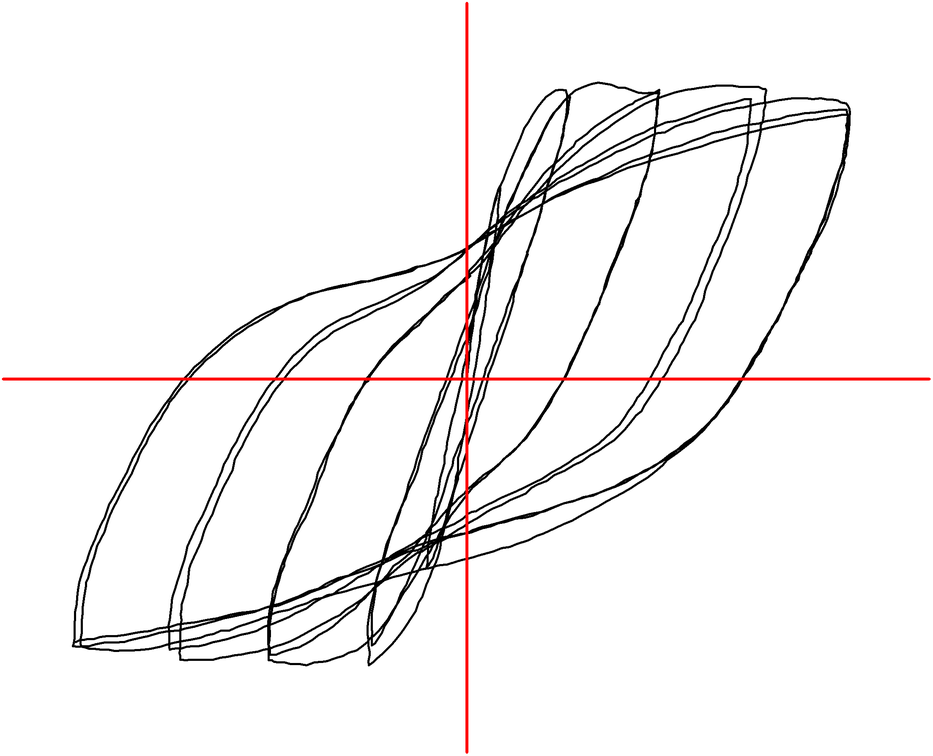
#> input picture samples/ang81u1.png, 933 x 756 px, shrunk from 2207 x 1788 before the run
$ python plot.py -input samples/ang81u1.png   (Python 2 division)
#> lines starting #> are read from the running program, lines starting #| are printed output that depends on the picture
import numpy
import matplotlib.pyplot as plt
import argparse
import matplotlib.image as mpimg

parser = argparse.ArgumentParser()

parser.add_argument('-input', default = '', help = 'input file')
parser.add_argument('-output', default = '', help = 'output file')

args = parser.parse_args()

x = []
y = []
#test_hash = {}
lena = mpimg.imread(args.input)
#> lena is the input picture: shape (756, 933, 4) float32; mean R, G, B, A 0.962, 0.955, 0.955, 1
#plt.imshow(lena)
#plt.show()
for i in xrange(len(lena)):
	for j in xrange(len(lena[0])):
		rgb = int(lena[i][j][0]) + lena[i][j][1] + lena[i][j][2]
		if rgb == 0:
#		 if test_hash.has_key(str(i)+'@'+str(j)):
#				continue
#			test_hash[str(i)+'@'+str(j)] = 1
			y += [i]
			x += [j]
#> after the loop, x = 10422 values, max 849 at index 504, min 72 at index 10007, mean 461.6; y = 10422 values from 82 to 665


y_mean = numpy.mean(y)
#> y_mean = 386
for i in xrange(len(y)):
	if y[i] > y_mean:
		y[i] = y_mean - (y[i] - y_mean)
	else:
		y[i] = y_mean + (y_mean - y[i])
#> after the loop, y = 10422 values, max 690 at index 0, min 107 at index 10419, mean 386

x0 = int(numpy.mean(x))
#> x0 = 461
y0 = int(numpy.mean(y))
#> y0 = 386
x_collection = []
y_collection = []
next_point = True
current_x = x0
#> current_x = 461
current_y = y0
#> current_y = 386
direction = 0
flag = 1
cnt = 0
for i in xrange(len(x)):
	if x[i] - x0 < 15 and x[i] - x0 > 0 and y[i] - y0 > 0 and y[i] - y0 < 40:
		x0 = x[i]
		y0 = y[i]
		print x0, y0
		break
#> after the loop, x0 = 467; y0 = 425
plt.plot(x, y, 'k,')
plt.plot(x0, y0, 'r+')
plt.show()
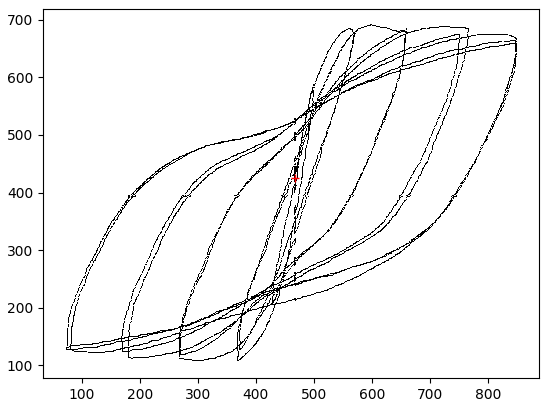
#> figure drawn by matplotlib, 1 panel
cell_length = 40
while next_point:
	cnt += 1
	next_point = False
	if int(lena[current_x + cell_length][current_y + cell_length][0]) + lena[current_x + cell_length][current_y + cell_length][1] + lena[current_x + cell_length][current_y + cell_length][2] == 0:
		next_point = True
		direction += 1
	if int(lena[current_x + 10][current_y - cell_length][0]) + lena[current_x + cell_length][current_y - cell_length][1] + lena[current_x + cell_length][current_y - cell_length][2] == 0:
		next_point = True
		direction -= 1
	if int(lena[current_x - cell_length][current_y + cell_length][0]) + lena[current_x - cell_length][current_y + cell_length][1] + lena[current_x - cell_length][current_y + cell_length][2] == 0:
		next_point = True
		direction -= 1
	if int(lena[current_x - cell_length][current_y - cell_length][0]) + lena[current_x - cell_length][current_y - cell_length][1] + lena[current_x - cell_length][current_y - cell_length][2] == 0:
		next_point = True
		direction += 1
	if direction > 0:
		# up right direction
		if flag  == 1:
			# up
			x_collection += [current_x + cell_length]
			y_collection += [current_y + cell_length]
			current_x += cell_length
			current_y += cell_length
		else:
			# down
			x_collection += [curretn_x - cell_length]
			y_collection += [current_y - cell_length]
			current_x += cell_length
			current_y -= cell_length
		direction = 0
	else:
		# have to change direction
		if flag == 1:
			flag = -1
			x_collection += [current_x - cell_length]
#> x_collection = [421]
			y_collection += [current_y - cell_length]
#> y_collection = [346]
			current_x -= cell_length
#> current_x = 421
			current_y -= cell_length
#> current_y = 346
		else:
			flag = 1
			x_collection += [current_x + cell_length]
			y_collection += [current_x + cell_length]
			current_x += cell_length
			current_y += cell_length
#> (the run stopped early here; a loop or call above may not have finished)

$ run again, on samples/nq78no2.png
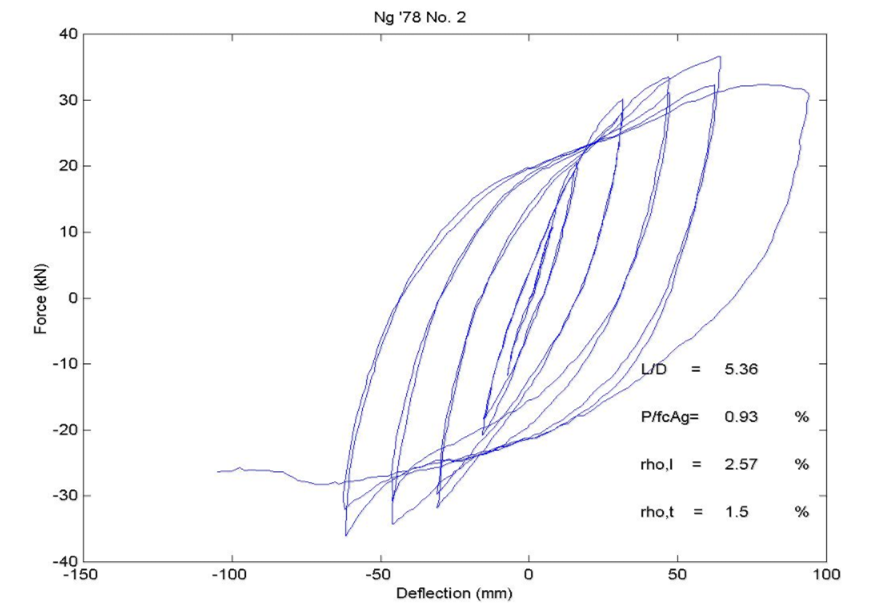
#> input picture samples/nq78no2.png, 875 x 609 px
#> lena is the input picture: shape (609, 875, 4) float32; mean R, G, B, A 0.977, 0.977, 0.981, 1
#> after the loop `for i in xrange(len(lena)):`: x = [409, 376, 428, 44]; y = [12, 13, 13, 270]
#> y_mean = 77
#> the loop `for i in xrange(len(y)):` made 4 passes
#> after the loop `for i in xrange(len(y)):`: y = [142, 141, 141, -116]
#> `x0 = int(numpy.mean(x))`: x0 = 314
#> `y0 = int(numpy.mean(y))`: y0 = 77
#> `current_x = x0`: current_x = 314
#> `current_y = y0`: current_y = 77
#> the loop `for i in xrange(len(x)):` made 4 passes
#> after the loop `for i in xrange(len(x)):`: x0 = 314; y0 = 77
#> `plt.show()`:
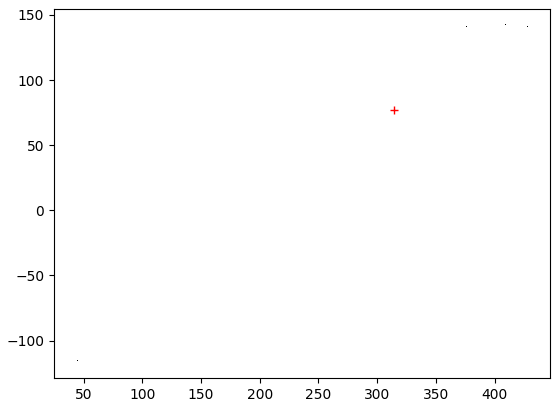
#> figure drawn by matplotlib, 1 panel
#> x_collection = [274]
#> y_collection = [37]
#> `current_x -= cell_length`: current_x = 274
#> `current_y -= cell_length`: current_y = 37

$ run again, on samples/nq78no3.png
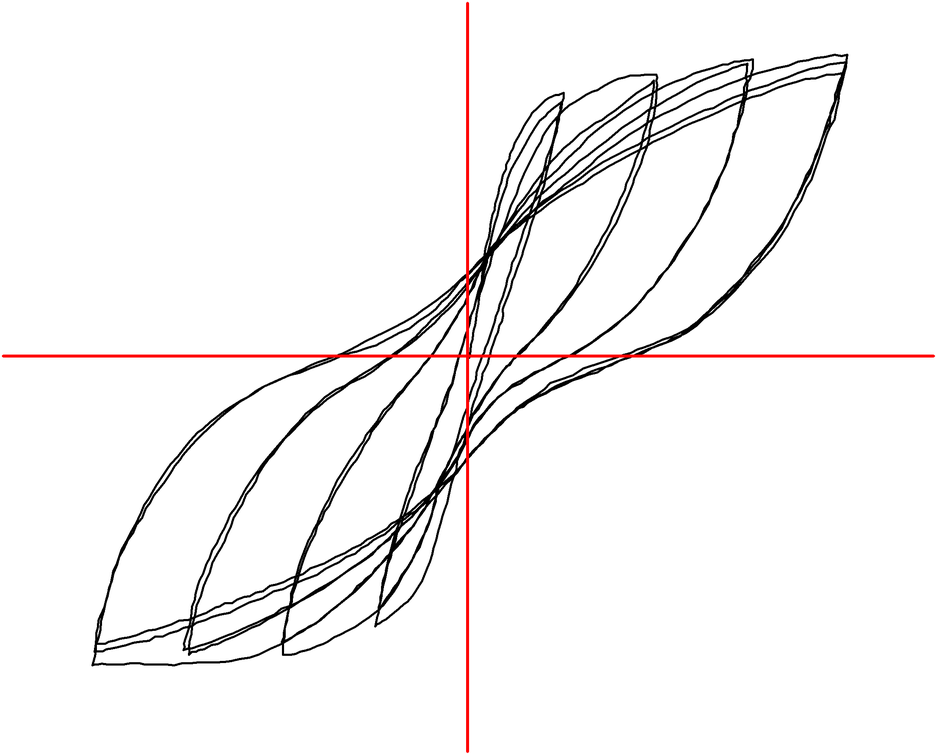
#> input picture samples/nq78no3.png, 936 x 754 px, shrunk from 2211 x 1782 before the run
#> lena is the input picture: shape (754, 936, 4) float32; mean R, G, B, A 0.966, 0.959, 0.959, 1
#> after the loop `for i in xrange(len(lena)):`: x = 9158 values, max 847 at index 2, min 92 at index 9056, mean 476.5; y = 9158 values from 54 to 665
#> y_mean = 352.7
#> after the loop `for i in xrange(len(y)):`: y = 9158 values, max 651.4 at index 0, min 40.36 at index 9154, mean 352.7
#> `x0 = int(numpy.mean(x))`: x0 = 476
#> `y0 = int(numpy.mean(y))`: y0 = 352
#> `current_x = x0`: current_x = 476
#> `current_y = y0`: current_y = 352
#> after the loop `for i in xrange(len(x)):`: x0 = 490; y0 = 372.4
#> `plt.show()`:
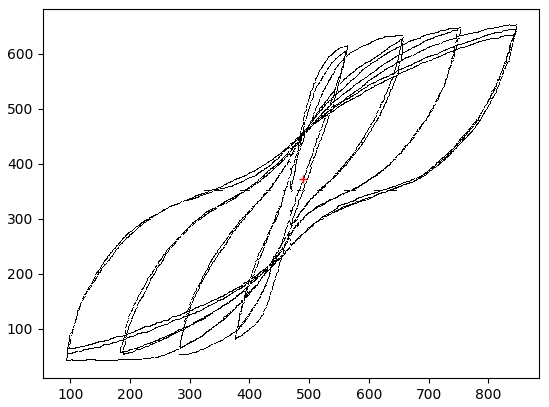
#> figure drawn by matplotlib, 1 panel
#> x_collection = [436]
#> y_collection = [312]
#> `current_x -= cell_length`: current_x = 436
#> `current_y -= cell_length`: current_y = 312

$ run again, on samples/pot79n1.png
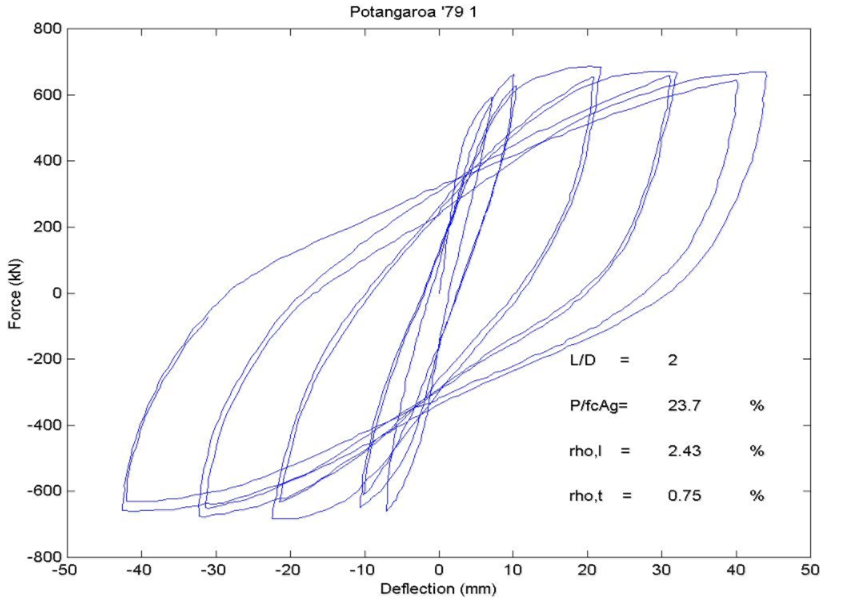
#> input picture samples/pot79n1.png, 842 x 600 px
#> lena is the input picture: shape (600, 842, 4) float32; mean R, G, B, A 0.971, 0.971, 0.976, 1
#> after the loop `for i in xrange(len(lena)):`: x = [18]; y = [265]
#> y_mean = 265
#> the loop `for i in xrange(len(y)):` made 1 pass
#> `x0 = int(numpy.mean(x))`: x0 = 18
#> `y0 = int(numpy.mean(y))`: y0 = 265
#> `current_x = x0`: current_x = 18
#> `current_y = y0`: current_y = 265
#> the loop `for i in xrange(len(x)):` made 1 pass
#> after the loop `for i in xrange(len(x)):`: x0 = 18; y0 = 265
#> `plt.show()`:
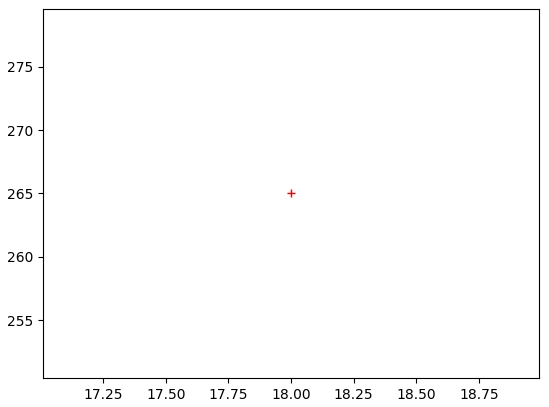
#> figure drawn by matplotlib, 1 panel
#> x_collection = [-22]
#> y_collection = [225]
#> `current_x -= cell_length`: current_x = -22
#> `current_y -= cell_length`: current_y = 225
